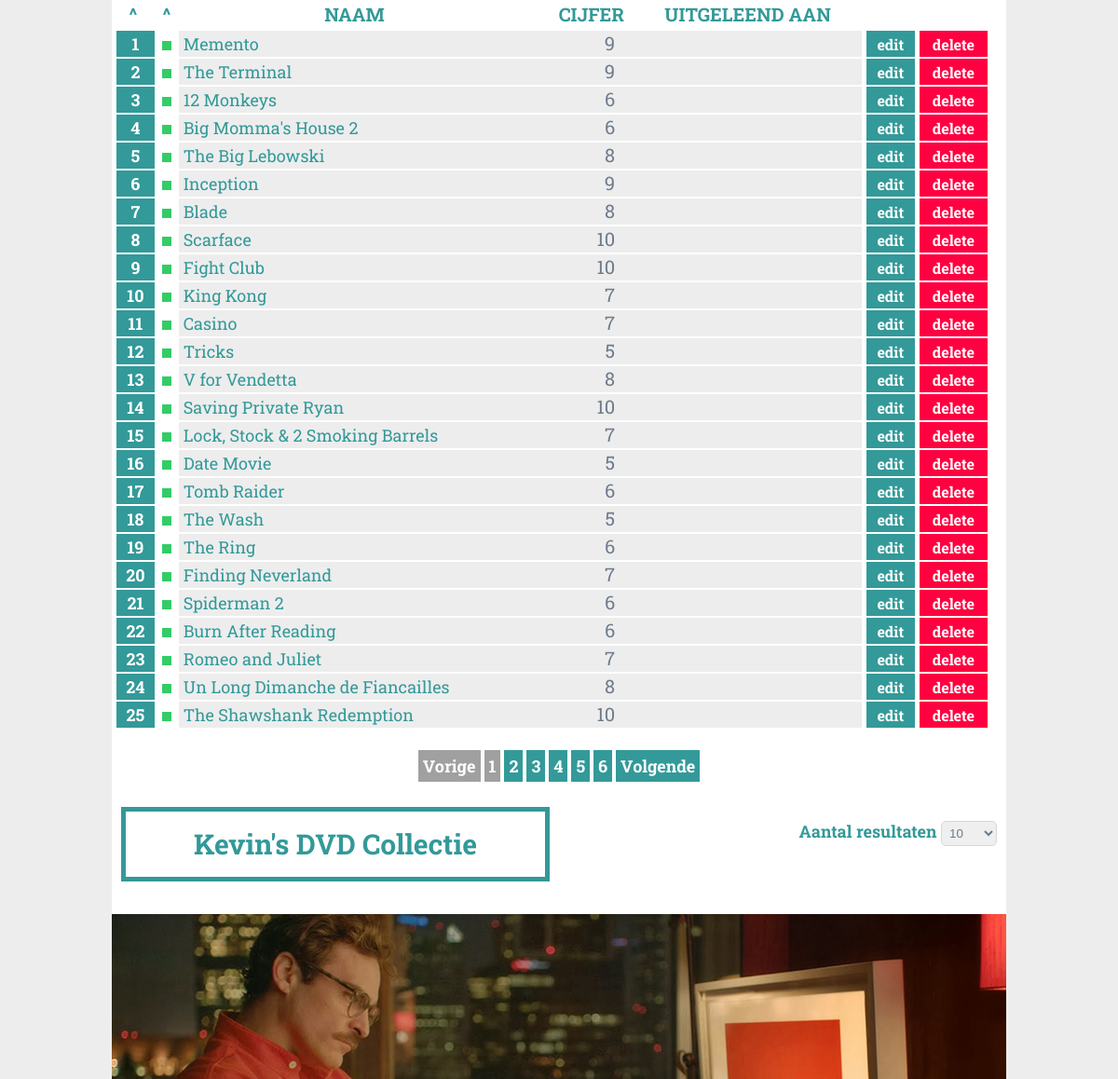
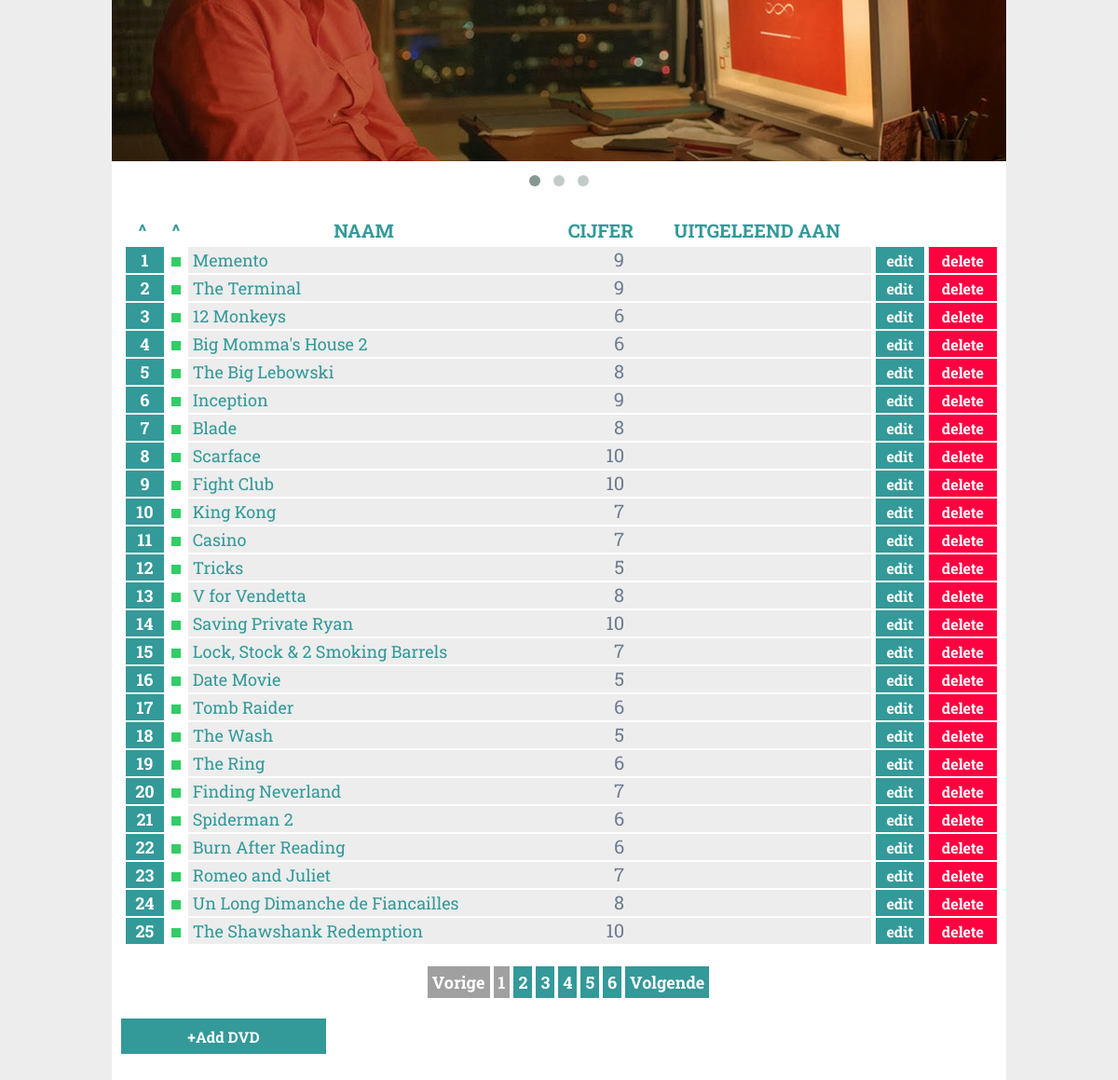
The page / on the database its author committed (2 pictures, top to bottom).
### tables this page shows
CREATE TABLE IF NOT EXISTS `dvds` (
  `id` int(11) NOT NULL AUTO_INCREMENT,
  `naam` varchar(50) NOT NULL,
  `uitgeleend` int(1) NOT NULL,
  `cijfer` int(2) NOT NULL,
  `uitgeleend_naam` varchar(50) NOT NULL,
  PRIMARY KEY (`id`)
);

### show.php (the view, shortened to what this page needs)
<?php
$pagenr=(isset($_GET['page']))?$_GET['page']:1;;
if (isset($_GET['nr_results'])) {
	$resmax=$_GET['nr_results'];}
	else
	{
	$resmax = 25;}
?>
<table>
<tr class="top">
<th><a href="<?php echo $_SERVER['PHP_SELF'] . "?sort=0&page=" . $pagenr . "&nr_results=" . $resmax;?>">^</a></th>
<th><a href="<?php echo $_SERVER['PHP_SELF'] . "?sort=2&page=" . $pagenr . "&nr_results=" . $resmax;?>">^</a></th>
<th><a href="<?php echo $_SERVER['PHP_SELF'] . "?sort=1&page=" . $pagenr . "&nr_results=" . $resmax;?>">Naam</a></th>
<th class="cijfer"><a href="<?php echo $_SERVER['PHP_SELF'] . "?sort=3&page=" . $pagenr . "&nr_results=" . $resmax;?>">Cijfer</a></th>
<th class='uitgeleend'><a href="<?php echo $_SERVER['PHP_SELF'] . "?sort=4&page=" . $pagenr . "&nr_results=" . $resmax;?>">Uitgeleend aan</a></th>
<th></th>
<th></th>
</tr>
<?php
$sql = "SELECT COUNT(*) AS num FROM dvds";
$ros=mysql_query($sql) or die(mysql_error());
$row=mysql_fetch_array($ros);
$counterRes = $row['num'];
$curpage = ($pagenr-1)*$resmax;
$resmaxx = " LIMIT $curpage,$resmax";
$total_pages = ceil($counterRes/$resmax);
        $sort = "";
$sql = "SELECT * FROM dvds";
if(!$res = mysql_query($sql . $sort . $resmaxx))
{
    trigger_error(mysql_error().'<br />In query: '.$sql);
}
else
{
    while($row = mysql_fetch_assoc($res))
    {
		echo "<tr>";
		echo "<td style='background-color:#fff;'><div id='dvd-id'>" . $row['id'] . "</div></td>";
		if( $row['uitgeleend'] == 1)
		{
		echo '<td class="aanwezig"><center><div class="red"></div></center></td>';
		} else {
		echo '<td class="aanwezig"><center><div class="green"></div></center></td>';
		}
		echo "<td>";
		echo '<a href="imdb.php?title='.$row['naam'].'&grade='.$row['cijfer'].'">'.$row['naam'].'</a>';
		echo "</td>";
		echo "<td class='cijfer'><span class='cijfer'>" . $row['cijfer'] . "</span></td>";
		echo "<td class='uitgeleend'>" . $row['uitgeleend_naam'] . "</td>";
		echo '<td class="edit">';
		echo '<div class="button edit"><a href="edit.php?id='.$row['id'].'" class="button edit"><span class="edit">edit</span></a></div>';
		echo "</td>";
		echo '<td class="delete">';
		echo '<div class="button delete"><a href="delete.php?id='.$row['id'].'" class="button delete"><span class="delete">delete</span></a></div>';
		echo "</td>";
    }
}
echo "</table>";
echo "<div id='pagination' class='grid_12'>";
	$sortid="";
if (isset($_GET['page'])&&($pagenr > 1)&& !isset($_GET['sort']))
	{
		echo '<span class="pageblock"><a href="index.php?page='.($pagenr-1).'&nr_results='. $resmax .'" class="page">Vorige</a></span>';
	}elseif (isset($_GET['page'])&&($pagenr > 1) && isset($_GET['sort']))
	{
		echo '<span class="pageblock"><a href="index.php?page='.($pagenr-1).'&sort='. $sortid .'&nr_results='. $resmax .'" class="page">Vorige</a></span>';
	}else
	{
		echo "<span class='pageblock-current'>Vorige</span>";
	}
	for($i=1;$i<=$total_pages;$i++)
	{
		if($pagenr==$i)
		{
			echo '<span class="pageblock-current">'.$i.'</span>';
		}elseif (isset($_GET['sort'])){
		echo '<span class="pageblock"><a href="index.php?page='.$i.'&sort=' . $sortid .'&nr_results='. $resmax .'" class="page">'.$i.'</a></span>';
		}elseif (!isset($_GET['sort'])){
			echo '<span class="pageblock"><a href="index.php?page='.$i.'&nr_results='. $resmax .'" class="page">'.$i.'</a></span>';
		}
	}
	if($pagenr<$total_pages && !isset($_GET['sort']))
		{
			echo '<span class="pageblock"><a href="index.php?page='.($pagenr+1).'&nr_results='. $resmax .'" class="page">Volgende</a></span>';
		}
		elseif ($pagenr<$total_pages && isset($_GET['sort']))
		{
			echo '<span class="pageblock"><a href="index.php?page='.($pagenr+1).'&sort=' . $sortid .'&nr_results='. $resmax .'" class="page">Volgende</a></span>';
		}else
		{
			echo "<span class='pageblock-current'>Volgende</span>";
		}
echo "</div>";
?>

### index.php (shortened to what this page needs)
<!DOCTYPE HTML PUBLIC "-//W3C//DTD HTML 4.01//EN" "http://www.w3.org/TR/html4/strict.dtd">
<html>
<head>
	<link href="./css/style.css" rel="stylesheet" type="text/css">
	<link href="./css/960_12_col.css" rel="stylesheet" type="text/css">
</head>
<body>
<div id="container" class="container_12">
<?php
	include './header.php';
	?>
   <div id="slider" class="owl-carousel owl-theme">
    <div class="item"><img src="images/fullimage1.jpg" alt="Her"></div>
   </div>
<div id="show-results" class="grid_12">
	 <?php
	 include './show.php';
	 ?>
</div>
<div id="button-dvd" class="button dvd" onclick="showDiv()" class="add"><a href="#form" class="button">+Add DVD</a></div>
 </div>
</body>
</html>

### header.php (shortened to what this page needs)
<?
require_once 'show.php';
?>
	<div id="header_title" class="grid_6"><a href="./index.php"><h1 class="header">Kevin's DVD Collectie</h1></a></div>
	<div id="header_pages" class="grid_6">
	<form action="index.php" method="get">
	<span class="sort">Aantal resultaten</span>
		<select class="pages" name="nr_results" onchange="this.form.submit()">
		  <option value="10">10</option>
		</select>
	</form>
	</div>

### css/style.css (style rules this page uses)
html, body, div, span, applet, object, iframe, h1, h2, h3, h4, h5, h6, p, blockquote, pre, a, abbr, acronym, address, big, cite, code, del, dfn, em, img, ins, kbd, q, s, samp, small, strike, strong, sub, sup, tt, var, b, u, i, center, dl, dt, dd, ol, ul, li, fieldset, form, label, legend, table, caption, tbody, tfoot, thead, tr, th, td, article, aside, canvas, details, embed, figure, figcaption, footer, header, hgroup, menu, nav, output, ruby, section, summary, time, mark, audio, video { margin: 0; padding: 0; border: 0; font-size: 100%; font: inherit; vertical-align: baseline; }
body { line-height: 1; }
table { border-collapse: collapse; border-spacing: 0; }
body { font-family: 'Roboto Slab', serif; color: #6D7B8D; text-align: left; background-color: #ededed; margin: 0; font-size: 18px; height: 100%; }
#container { height: 100%; min-height: 100%; margin: 0 auto; background-color: #fff; }
#header_title { -webkit-box-shadow:inset 0px 0px 0px 5px #339999; -moz-box-shadow:inset 0px 0px 0px 5px #339999; box-shadow:inset 0px 0px 0px 5px #339999; text-align: center; margin-bottom: 35px; margin-top: 5px; }
#header_pages { text-align: right; padding-top: 20px; margin-bottom: 35px; }
#pagination { margin-top: 30px; margin-bottom: 30px; text-align: center; }
#dvd-id { background-color: #339999; color: #fff; font-size: 18px; font-weight: bold; text-align: center; padding: 5px; }
#slider .item img { display: block; width: 100%; height: auto; }
#slider { margin-bottom: 25px; margin-left: 0px; margin-right: 0px; display: inline; float: left; }
span.pageblock { background-color: #339999; color: #fff !important; font-weight: bold; text-align: center; margin: 2px; padding: 5px; }
span.pageblock-current { background-color: #A0A0A0; color: #fff !important; font-weight: bold; text-align: center; margin: 2px; padding: 5px; }
.cijfer { text-align: right; padding-right: 10px; font-size: 20px; }
.aanwezig { background-color: #fff; padding: 5px; }
input[type="text"], select { border-radius: 5px; border: 1px solid #d8d8d8; padding: 4px; color: #6D7B8D; }
select { border-radius: 5px; border: 1px solid #d8d8d8; padding: 4px; color: #6D7B8D; }
select.pages { border-radius: 5px; border: 1px solid #d8d8d8; padding-left: 4px; color: #6D7B8D; width: 60px; }
div.button { border: 0; background-color: #339999; text-align: center; }
div.dvd { clear: both; width: 200px; padding: 10px; margin-top: 30px; margin-bottom: 30px; margin-left: 10px; }
a.button { color: #fff; font-weight: bold; font-size: 16px; text-decoration: none; }
div.delete { background-color: #FF0040; padding: 5px; }
div.edit { background-color: #339999; padding: 5px; }
table { width: 940px; }
td { background-color: #ededed; padding-left: 5px; }
tr { border-bottom: 2px solid white; }
tr.top { margin-bottom: 5px; border-bottom: 3px solid #fff; }
td.delete, td.edit, th { background-color: #fff; }
th { font-size: 20px; text-transform: uppercase; text-align: center; padding: 5px; font-family: 'Roboto Slab', serif; font-weight: 700; }
h1.header { font-family: 'Roboto Slab', serif; font-weight: 700; color: #339999; font-size: 30px; padding: 25px; }
div.green { width: 10px; height: 10px; background-color: #33CC66; }
a { text-decoration: none; color: #339999; }
a.button { text-decoration: none; color: #fff; }
a.page { text-decoration: none; color: #fff; }
span.sort { text-decoration: none; color: #339999; font-weight: bold; }
.owl-carousel { display: none; position: relative; width: 100%; -ms-touch-action: pan-y; }

### css/960_12_col.css (style rules this page uses)
body { min-width: 960px; }
.container_12 { margin-left: auto; margin-right: auto; width: 960px; }
.grid_1, .grid_2, .grid_3, .grid_4, .grid_5, .grid_6, .grid_7, .grid_8, .grid_9, .grid_10, .grid_11, .grid_12 { display: inline; float: left; margin-left: 10px; margin-right: 10px; }
.container_12 .grid_6 { width: 460px; }
.container_12 .grid_12 { width: 940px; }
.clearfix:before, .clearfix:after, .container_12:before, .container_12:after { content: '.'; display: block; overflow: hidden; visibility: hidden; font-size: 0; line-height: 0; width: 0; height: 0; }
.clearfix:after, .container_12:after { clear: both; }
.clearfix, .container_12 { zoom: 1; }

### rows shown on the page
dvds: id "1", uitgeleend 0 (drawn), naam "Memento", cijfer "9"
dvds: id "2", uitgeleend 0 (drawn), naam "The Terminal", cijfer "9"
dvds: id "3", uitgeleend 0 (drawn), naam "12 Monkeys", cijfer "6"
dvds: id "4", uitgeleend 0 (drawn), naam "Big Momma's House 2", cijfer "6"
dvds: id "5", uitgeleend 0 (drawn), naam "The Big Lebowski", cijfer "8"
dvds: id "6", uitgeleend 0 (drawn), naam "Inception", cijfer "9"
dvds: id "7", uitgeleend 0 (drawn), naam "Blade", cijfer "8"
dvds: id "8", uitgeleend 0 (drawn), naam "Scarface", cijfer "10"
dvds: id "9", uitgeleend 0 (drawn), naam "Fight Club", cijfer "10"
dvds: id "10", uitgeleend 0 (drawn), naam "King Kong", cijfer "7"
dvds: id "11", uitgeleend 0 (drawn), naam "Casino", cijfer "7"
dvds: id "12", uitgeleend 0 (drawn), naam "Tricks", cijfer "5"
dvds: id "13", uitgeleend 0 (drawn), naam "V for Vendetta", cijfer "8"
dvds: id "14", uitgeleend 0 (drawn), naam "Saving Private Ryan", cijfer "10"
dvds: id "15", uitgeleend 0 (drawn), naam "Lock, Stock & 2 Smoking Barrels", cijfer "7"
dvds: id "16", uitgeleend 0 (drawn), naam "Date Movie", cijfer "5"
dvds: id "17", uitgeleend 0 (drawn), naam "Tomb Raider", cijfer "6"
dvds: id "18", uitgeleend 0 (drawn), naam "The Wash", cijfer "5"
dvds: id "19", uitgeleend 0 (drawn), naam "The Ring", cijfer "6"
dvds: id "20", uitgeleend 0 (drawn), naam "Finding Neverland", cijfer "7"
dvds: id "21", uitgeleend 0 (drawn), naam "Spiderman 2", cijfer "6"
dvds: id "22", uitgeleend 0 (drawn), naam "Burn After Reading", cijfer "6"
dvds: id "23", uitgeleend 0 (drawn), naam "Romeo and Juliet", cijfer "7"
dvds: id "24", uitgeleend 0 (drawn), naam "Un Long Dimanche de Fiancailles", cijfer "8"
dvds: id "25", uitgeleend 0 (drawn), naam "The Shawshank Redemption", cijfer "10"
